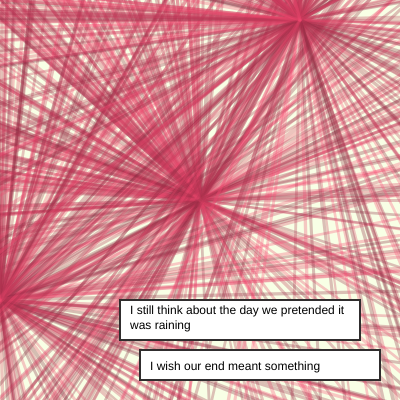
Frame 1 (no input)
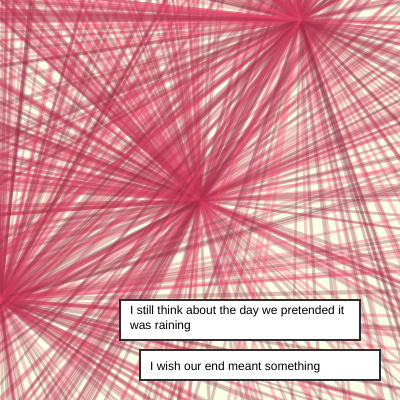
Frame 60 (no input)
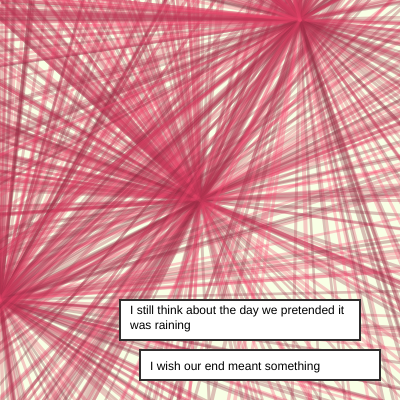
Frame 120 (the mouse pressed at the canvas centre since frame 60)

The p5.js sketch that drew these frames (run headless with seeded random() and noise() and a simulated clock; from frame 60 on, the mouse is pressed at the canvas centre):

// p5.js sketch
// ── sketch.js
class Explosion {
  constructor(position, maxSize, color) {
    this.position = position;
    this.color = color;

    this.slices = [];

    for (let i = 0; i < 300; i++) {
      let v = p5.Vector.random2D();
      v.mult(random(0, 2000));
      this.slices.push(v);
    }
  }

  update() {}

  draw() {
    for (let time = 0; time < this.slices.length; time++) {
      const v = this.slices[time];

      let [h, s, b] = this.color;

      colorMode(HSB);
      const c = color(h, s, ((b + time) % 50) + 50);
      c.setAlpha(0.3);

      stroke(c);
      strokeWeight(randomGaussian(3, 0.4));
      strokeCap(ROUND);

      line(this.position.x, this.position.y, v.x, v.y);
    }
  }
}

let one;
let two;
let three;
function setup() {
  createCanvas(400, 400);
  one = new Explosion(createVector(200, 200), 2, [346, 70, 94]);
  two = new Explosion(createVector(0, 300), 2, [346, 70, 94]);
  three = new Explosion(createVector(300, 20), 2, [346, 70, 94]);
}

function draw() {
  background("#F8FFE5");
  one.draw();
  two.draw();
  three.draw();

  fill("White");
  stroke("#302D2E");
  strokeWeight(2);
  rect(120, 300, 240, 40);

  fill("black");
  noStroke();
  text(
    "I still think about the day we pretended it was raining",
    130,
    305,
    230
  );

  fill("White");
  stroke("#302D2E");
  strokeWeight(2);
  rect(140, 350, 240, 30);

  fill("black");
  noStroke();
  text("I wish our end meant something", 150, 370);
}
